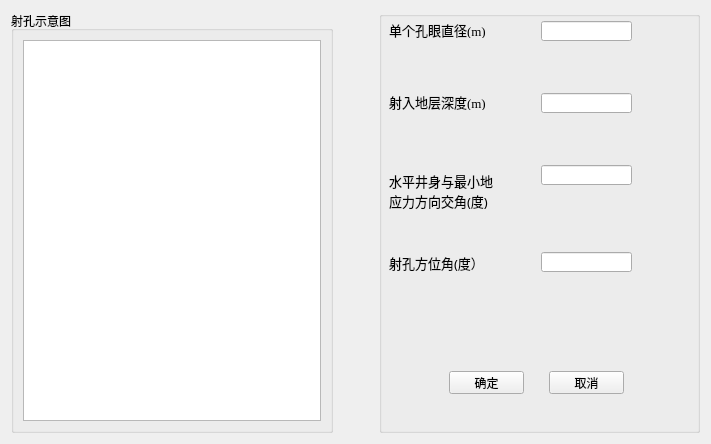
<?xml version="1.0" encoding="UTF-8"?>
<ui version="4.0">
 <class>Form</class>
 <widget class="QWidget" name="Form">
  <property name="geometry">
   <rect>
    <x>0</x>
    <y>0</y>
    <width>711</width>
    <height>444</height>
   </rect>
  </property>
  <property name="windowTitle">
   <string>射孔参数设置</string>
  </property>
  <layout class="QHBoxLayout" name="horizontalLayout" stretch="1,0,1">
   <item>
    <widget class="QGroupBox" name="groupBox">
     <property name="title">
      <string>射孔示意图</string>
     </property>
     <layout class="QHBoxLayout" name="horizontalLayout_2">
      <item>
       <widget class="QGraphicsView" name="graphicsView"/>
      </item>
     </layout>
    </widget>
   </item>
   <item>
    <spacer name="horizontalSpacer">
     <property name="orientation">
      <enum>Qt::Horizontal</enum>
     </property>
     <property name="sizeHint" stdset="0">
      <size>
       <width>40</width>
       <height>20</height>
      </size>
     </property>
    </spacer>
   </item>
   <item>
    <widget class="QGroupBox" name="groupBox_2">
     <property name="title">
      <string/>
     </property>
     <widget class="QLabel" name="label">
      <property name="geometry">
       <rect>
        <x>10</x>
        <y>10</y>
        <width>131</width>
        <height>17</height>
       </rect>
      </property>
      <property name="font">
       <font>
        <family>Times New Roman</family>
        <pointsize>10</pointsize>
       </font>
      </property>
      <property name="text">
       <string>单个孔眼直径(m)</string>
      </property>
     </widget>
     <widget class="QLineEdit" name="lineEdit_1">
      <property name="geometry">
       <rect>
        <x>162</x>
        <y>10</y>
        <width>91</width>
        <height>20</height>
       </rect>
      </property>
     </widget>
     <widget class="QLabel" name="label_2">
      <property name="geometry">
       <rect>
        <x>10</x>
        <y>82</y>
        <width>131</width>
        <height>17</height>
       </rect>
      </property>
      <property name="font">
       <font>
        <family>Times New Roman</family>
        <pointsize>10</pointsize>
       </font>
      </property>
      <property name="text">
       <string>射入地层深度(m)</string>
      </property>
     </widget>
     <widget class="QLineEdit" name="lineEdit_2">
      <property name="geometry">
       <rect>
        <x>162</x>
        <y>82</y>
        <width>91</width>
        <height>20</height>
       </rect>
      </property>
     </widget>
     <widget class="QLabel" name="label_3">
      <property name="geometry">
       <rect>
        <x>10</x>
        <y>154</y>
        <width>141</width>
        <height>51</height>
       </rect>
      </property>
      <property name="font">
       <font>
        <family>Agency FB</family>
        <pointsize>10</pointsize>
       </font>
      </property>
      <property name="text">
       <string>水平井身与最小地
应力方向交角(度)</string>
      </property>
     </widget>
     <widget class="QLineEdit" name="lineEdit_3">
      <property name="geometry">
       <rect>
        <x>162</x>
        <y>154</y>
        <width>91</width>
        <height>20</height>
       </rect>
      </property>
     </widget>
     <widget class="QLabel" name="label_4">
      <property name="geometry">
       <rect>
        <x>10</x>
        <y>241</y>
        <width>131</width>
        <height>21</height>
       </rect>
      </property>
      <property name="font">
       <font>
        <family>Agency FB</family>
        <pointsize>10</pointsize>
       </font>
      </property>
      <property name="text">
       <string>射孔方位角(度）</string>
      </property>
     </widget>
     <widget class="QLineEdit" name="lineEdit_4">
      <property name="geometry">
       <rect>
        <x>162</x>
        <y>241</y>
        <width>91</width>
        <height>20</height>
       </rect>
      </property>
     </widget>
     <widget class="QPushButton" name="pushButton_2">
      <property name="geometry">
       <rect>
        <x>170</x>
        <y>360</y>
        <width>75</width>
        <height>23</height>
       </rect>
      </property>
      <property name="text">
       <string>取消</string>
      </property>
     </widget>
     <widget class="QPushButton" name="pushButton">
      <property name="geometry">
       <rect>
        <x>70</x>
        <y>360</y>
        <width>75</width>
        <height>23</height>
       </rect>
      </property>
      <property name="text">
       <string>确定</string>
      </property>
     </widget>
    </widget>
   </item>
  </layout>
 </widget>
 <resources/>
 <connections>
  <connection>
   <sender>pushButton</sender>
   <signal>clicked()</signal>
   <receiver>Form</receiver>
   <slot>input_data_3()</slot>
   <hints>
    <hint type="sourcelabel">
     <x>476</x>
     <y>380</y>
    </hint>
    <hint type="destinationlabel">
     <x>351</x>
     <y>-4</y>
    </hint>
   </hints>
  </connection>
  <connection>
   <sender>pushButton_2</sender>
   <signal>clicked()</signal>
   <receiver>lineEdit_4</receiver>
   <slot>clear()</slot>
   <hints>
    <hint type="sourcelabel">
     <x>585</x>
     <y>369</y>
    </hint>
    <hint type="destinationlabel">
     <x>591</x>
     <y>255</y>
    </hint>
   </hints>
  </connection>
  <connection>
   <sender>pushButton_2</sender>
   <signal>clicked()</signal>
   <receiver>lineEdit_3</receiver>
   <slot>clear()</slot>
   <hints>
    <hint type="sourcelabel">
     <x>569</x>
     <y>374</y>
    </hint>
    <hint type="destinationlabel">
     <x>568</x>
     <y>173</y>
    </hint>
   </hints>
  </connection>
  <connection>
   <sender>pushButton_2</sender>
   <signal>clicked()</signal>
   <receiver>lineEdit_2</receiver>
   <slot>clear()</slot>
   <hints>
    <hint type="sourcelabel">
     <x>621</x>
     <y>369</y>
    </hint>
    <hint type="destinationlabel">
     <x>621</x>
     <y>95</y>
    </hint>
   </hints>
  </connection>
  <connection>
   <sender>pushButton_2</sender>
   <signal>clicked()</signal>
   <receiver>lineEdit_1</receiver>
   <slot>clear()</slot>
   <hints>
    <hint type="sourcelabel">
     <x>552</x>
     <y>378</y>
    </hint>
    <hint type="destinationlabel">
     <x>579</x>
     <y>33</y>
    </hint>
   </hints>
  </connection>
 </connections>
 <slots>
  <slot>input_data_3()</slot>
 </slots>
</ui>
